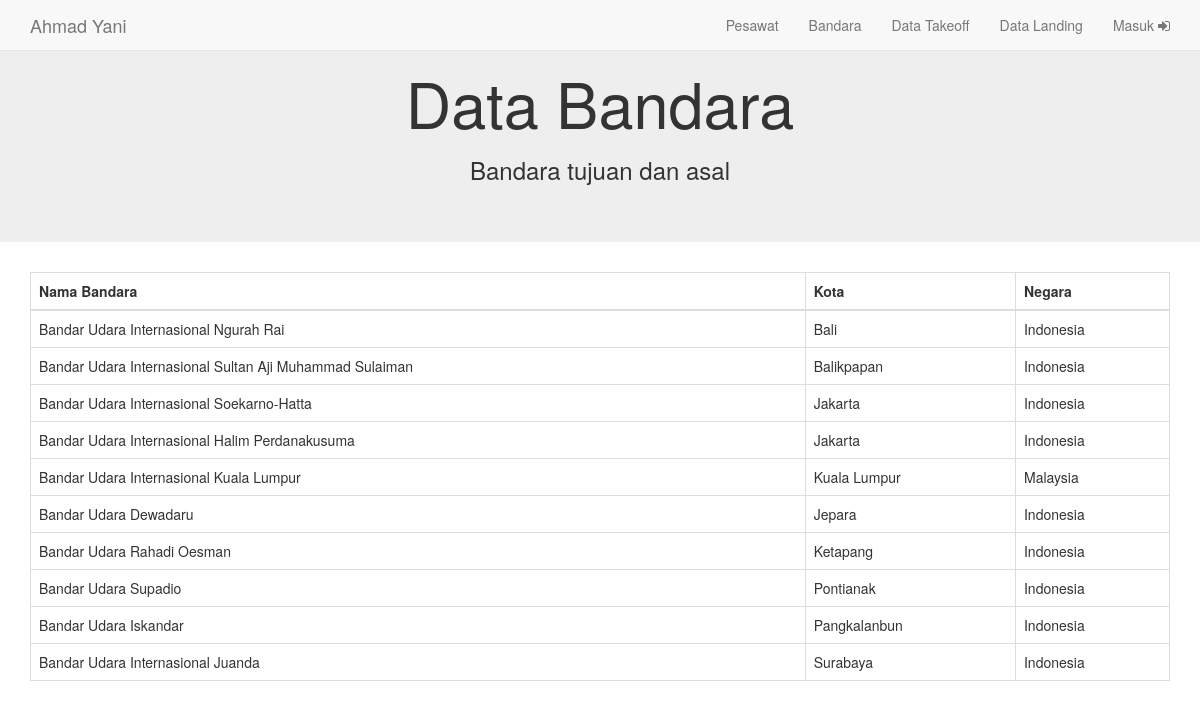
The page /bandara.php on the database its author committed.
### tables this page shows
CREATE TABLE `bandara` (
  `kode_bandara` varchar(4) NOT NULL,
  `nama` varchar(100) NOT NULL,
  `kota` varchar(50) NOT NULL,
  `negara` varchar(50) NOT NULL
);

### bandara.php (the view, shortened to what this page needs)
<!DOCTYPE html>
<html>
<head>
  <link rel="stylesheet" type="text/css" href="assets/css/bootstrap.min.css">
  <link rel="stylesheet" type="text/css" href="assets/css/font-awesome.min.css">
</head>
<body>
<nav class="navbar navbar-default navbar-fixed-top">
  <div class="container">
    <div class="navbar-header">
      <a href="<?= 'http://localhost/bandara'?>" class="navbar-brand">Ahmad Yani</a>
    </div>
    <div class="collapse navbar-collapse" id="navigasi">
      <ul class="nav navbar-nav navbar-right">
        <li><a href="pesawat.php">Pesawat</a></li>
        <li><a href="bandara.php">Bandara</a></li>
        <li><a href="takeoff.php">Data Takeoff</a></li>
        <li><a href="landing.php">Data Landing</a></li>
        <li><a href="login.php">Masuk <i class="fa fa-sign-in"></i></a></li>
      </ul>
    </div>
  </div>
</nav>
<div class="jumbotron text-center">
  <h1>Data Bandara</h1>
  <h3>Bandara tujuan dan asal</h3>
</div>
<div class="container" style="margin-bottom:50px">
  <table class="table table-bordered table-hover">
    <thead>
      <tr>
        <th>Nama Bandara</th>
        <th>Kota</th>
        <th>Negara</th>
      </tr>
    </thead>
    <tbody>
    <?php
    include "function/koneksi.php";
    $q = "SELECT * FROM bandara";
    $h = mysqli_query($con, $q);
    while($r = mysqli_fetch_assoc($h)):
    ?>
      <tr>
        <td><?= $r['nama'];?></td>
        <td><?= $r['kota']; ?></td>
        <td><?= $r['negara']; ?></td>
      </tr>
    <?php
    endwhile;
    ?>
    </tbody>
  </table>
</div>
</body>
</html>

### rows shown on the page
bandara: nama "Bandar Udara Internasional Ngurah Rai", kota "Bali", negara "Indonesia"
bandara: nama "Bandar Udara Internasional Sultan Aji Muhammad Sulaiman", kota "Balikpapan", negara "Indonesia"
bandara: nama "Bandar Udara Internasional Soekarno-Hatta", kota "Jakarta", negara "Indonesia"
bandara: nama "Bandar Udara Internasional Halim Perdanakusuma", kota "Jakarta", negara "Indonesia"
bandara: nama "Bandar Udara Internasional Kuala Lumpur", kota "Kuala Lumpur", negara "Malaysia"
bandara: nama "Bandar Udara Dewadaru", kota "Jepara", negara "Indonesia"
bandara: nama "Bandar Udara Rahadi Oesman", kota "Ketapang", negara "Indonesia"
bandara: nama "Bandar Udara Supadio", kota "Pontianak", negara "Indonesia"
bandara: nama "Bandar Udara Iskandar", kota "Pangkalanbun", negara "Indonesia"
bandara: nama "Bandar Udara Internasional Juanda", kota "Surabaya", negara "Indonesia"
